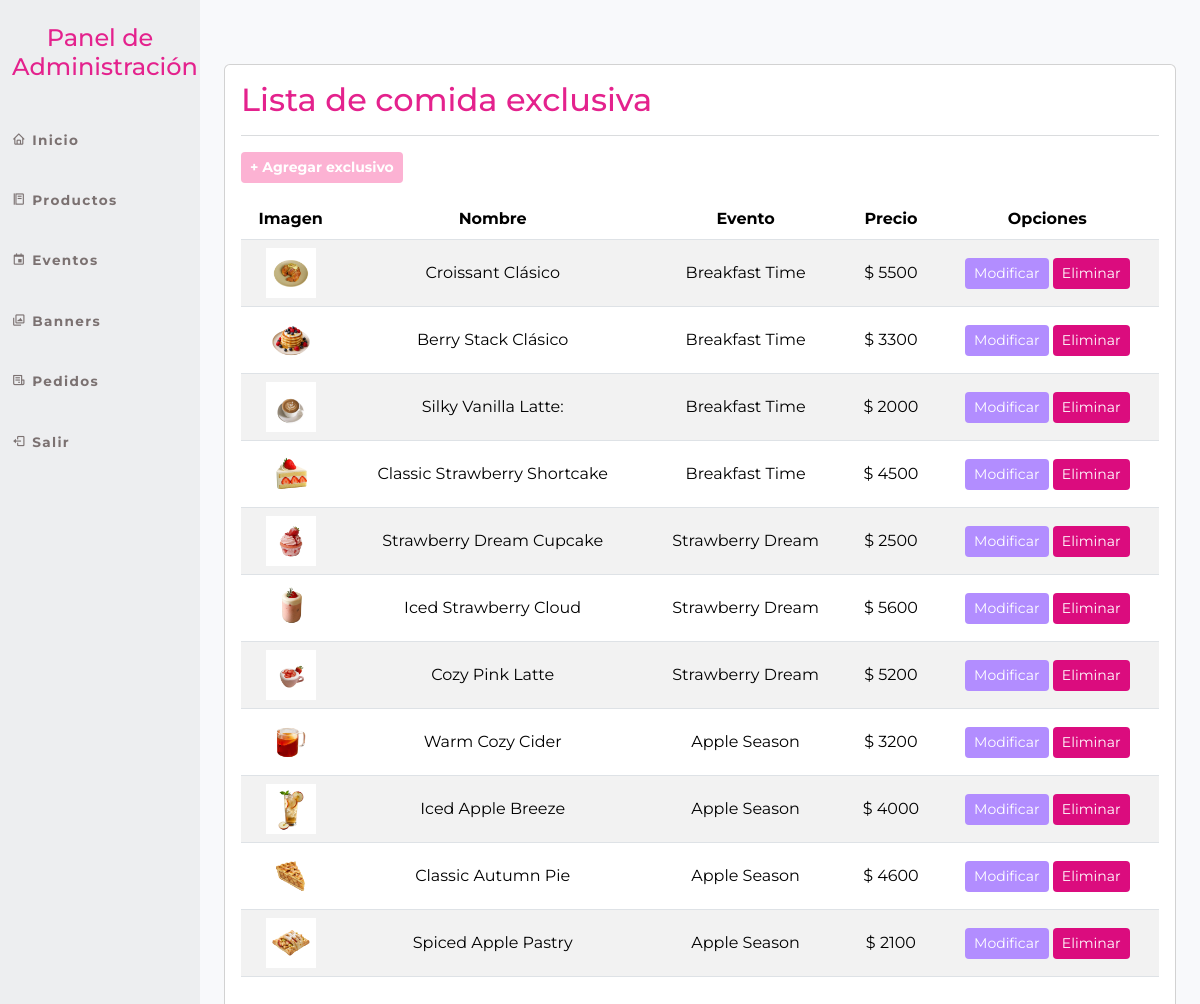
The app's page /panel_admin/exclusivos/listar/ (signed in) with its own data.
### cafeteria_app/models.py (models this page shows, shortened)
class ExclusiveFood(models.Model):
    event = models.ForeignKey(Events, on_delete=models.CASCADE, related_name='exclusive')
    nombre = models.CharField(max_length=100)
    descripcion = models.CharField(max_length=200, blank=True)
    precio = models.PositiveIntegerField()
    image = models.ImageField(upload_to='alimentos/', blank=True, null=True)

class Events(models.Model):
    CategoryEvents = models.ForeignKey(CategoryEvents, on_delete=models.CASCADE, related_name='events')
    name = models.CharField(max_length=30)
    description = models.TextField(blank=True)
    image = models.ImageField(upload_to='events/', blank=True, null=True)
    fecha_inicio = models.DateTimeField(verbose_name="Inicio del evento", null=True, blank=True)
    fecha_fin = models.DateTimeField(verbose_name="Fin del evento", null=True, blank=True)
    def __str__(self):
        return self.name

### panel_admin/views.py (the view)
# urls.py: path('exclusivos/listar/', listar_exclusivo, name='admin_listar_exclusivo'),
@login_required(login_url='login_admin')
@user_passes_test(es_admin)
def listar_exclusivo(request):
    exclusivos = ExclusiveFood.objects.all()
    data = {'exclusivos': exclusivos}
    return render(request, 'panel_admin/eventos/listarExclusivo.html', data)

### cafeteria_app/context_processors.py (called while the page is built)
def cart(request):
    return {'cart': Cart(request)}

### panel_admin/views.py (called while the page is built)
def es_admin(user):
    return user.is_staff

### panel_admin/templates/panel_admin/eventos/listarExclusivo.html (shortened to what this page needs)
{% extends 'panel_admin/base.html' %}
{% load crispy_forms_tags %}
{% block main %}
<br><br>
<div class="card">
    <div class="card-body">
        <h2 style="font-family: 'Montserrat', sans-serif; color: #e4228d;">Lista de comida exclusiva</h2>
        <hr class="border-secondary opacity-25">
        <a href="{% url 'admin_agregar_exclusivo' %}" class="btn btn-sm mb-3" style="background-color: #FCB2D3; color: white; font-weight: bold;">+ Agregar exclusivo</a>
        <table class="table table-striped table-hover table-responsive-sm text-center align-middle">
            <thead>
                <tr>
                    <th>Imagen</th>
                    <th>Nombre</th>
                    <th>Evento</th>
                    <th>Precio</th>
                    <th>Opciones</th>
                </tr>
            </thead>
            <tbody>
                {% for ex in exclusivos %}
                <tr>
                    <td>
                        {% if ex.image %}
                            <img src="{{ ex.image.url }}" width="50" alt="{{ ex.nombre }}">
                        {% endif %}
                    </td>
                    <td>{{ ex.nombre|title }}</td>
                    <td>{{ ex.event|title }}</td>
                    <td>$ {{ ex.precio }}</td>
                    <td>
                        <a href="{% url 'admin_modificar_exclusivo' ex.id %}" class="btn btn-sm" style="background-color: #B28DFF; color: white;">Modificar</a>
                        <a href="#" onclick="eliminarExclusivo({{ ex.id }})" class="btn btn-sm" style="background-color: #db0c7e; color: white;">Eliminar</a>
                    </td>
                </tr>
                {% endfor %}
            </tbody>
        </table>
    </div>
</div>
{% endblock %}

### panel_admin/static/panel_admin/styleAdmin.css (style rules this page uses)
body { font-family: 'Montserrat', sans-serif; background-color: #F8F9FB; border-bottom: none; }

### records on screen
ExclusiveFood: image (picture), nombre "Croissant Clásico", event "Breakfast Time", precio "5500"
ExclusiveFood: image (picture), nombre "Berry Stack Clásico", event "Breakfast Time", precio "3300"
ExclusiveFood: image (picture), nombre "Silky Vanilla Latte:", event "Breakfast Time", precio "2000"
ExclusiveFood: image (picture), nombre "Classic Strawberry Shortcake", event "Breakfast Time", precio "4500"
ExclusiveFood: image (picture), nombre "Strawberry Dream Cupcake", event "Strawberry Dream", precio "2500"
ExclusiveFood: image (picture), nombre "Iced Strawberry Cloud", event "Strawberry Dream", precio "5600"
ExclusiveFood: image (picture), nombre "Cozy Pink Latte", event "Strawberry Dream", precio "5200"
ExclusiveFood: image (picture), nombre "Warm Cozy Cider", event "Apple Season", precio "3200"
ExclusiveFood: image (picture), nombre "Iced Apple Breeze", event "Apple Season", precio "4000"
ExclusiveFood: image (picture), nombre "Classic Autumn Pie", event "Apple Season", precio "4600"
ExclusiveFood: image (picture), nombre "Spiced Apple Pastry", event "Apple Season", precio "2100"
